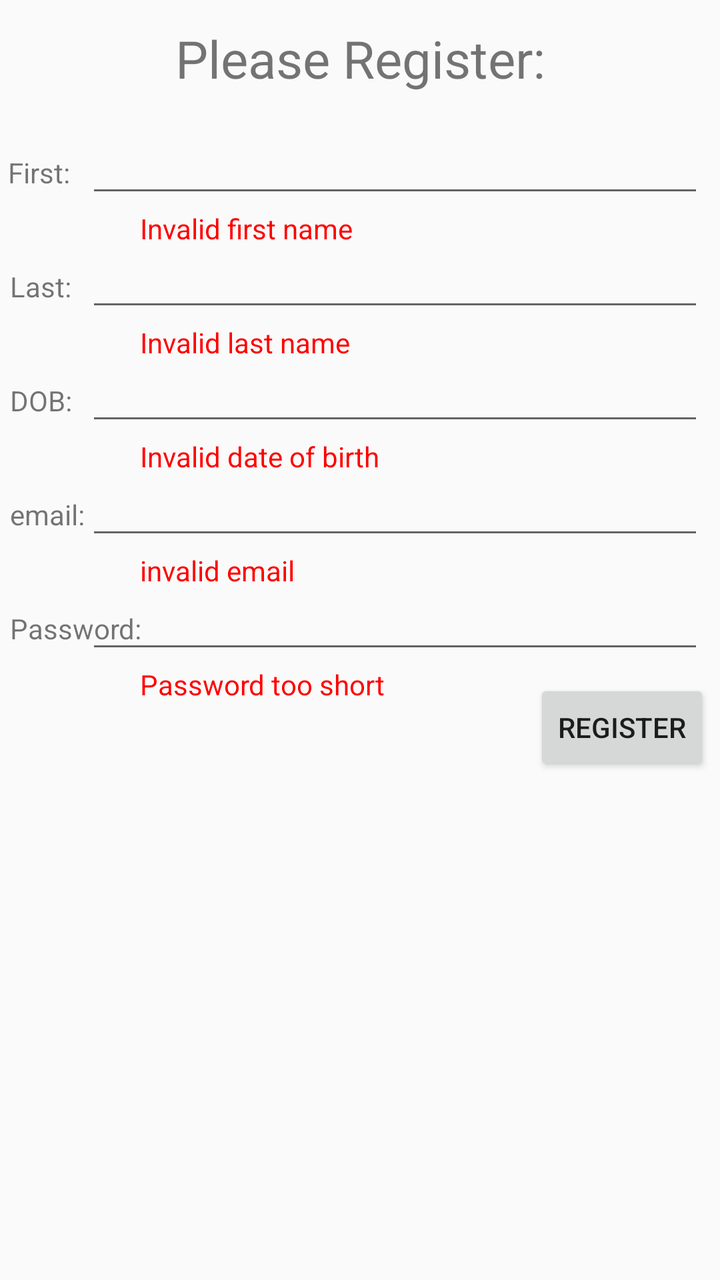
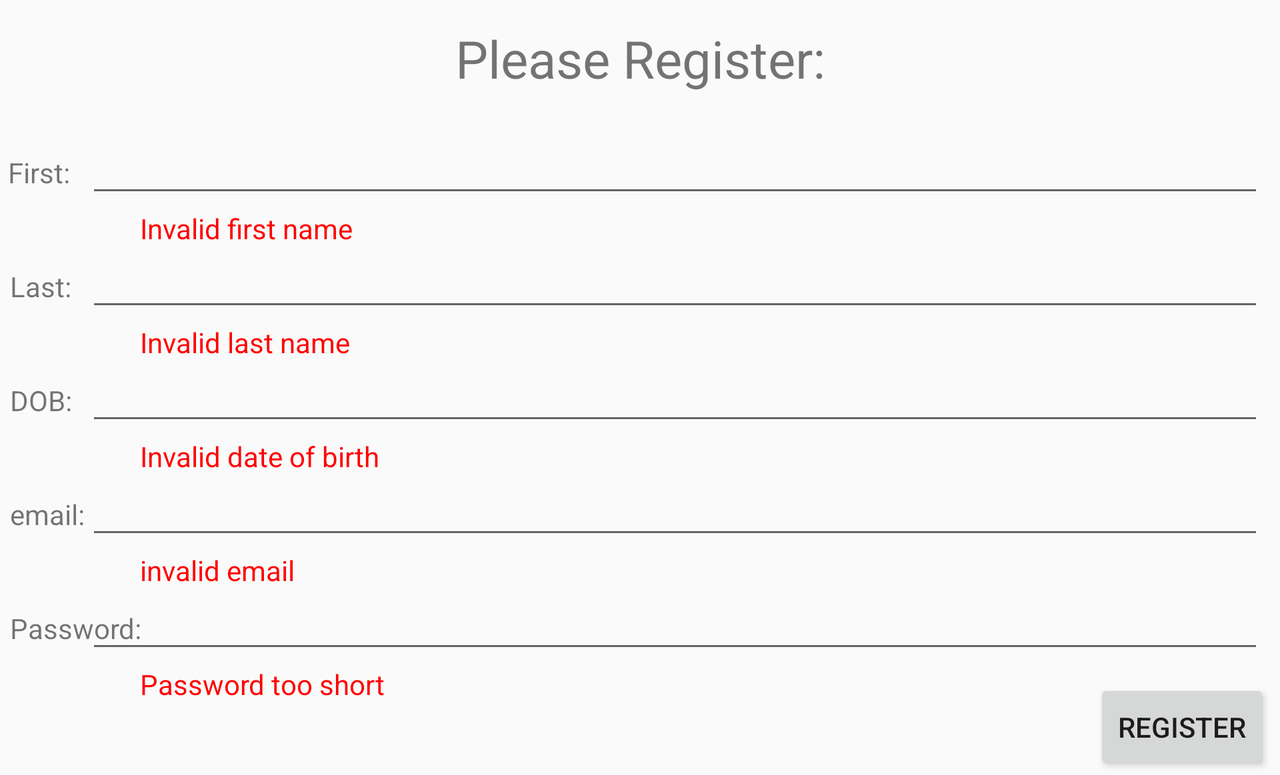

The same Android screen from two of the app's own layout files: first res/layout/ as a phone draws it, then the repository's variant for another configuration, drawn on a device whose configuration selects that folder. Both files follow.
<!-- AndroidManifest.xml: application theme AppTheme -->
<!-- res/layout/activity_register.xml -->
<?xml version="1.0" encoding="utf-8"?>
<androidx.constraintlayout.widget.ConstraintLayout xmlns:android="http://schemas.android.com/apk/res/android"
    xmlns:app="http://schemas.android.com/apk/res-auto"
    xmlns:tools="http://schemas.android.com/tools"
    android:layout_width="match_parent"
    android:layout_height="match_parent">

    <TextView
        android:id="@+id/loginTextView"
        android:textSize="26sp"
        android:text="@string/please_register"
        android:layout_height="wrap_content"
        android:layout_width="wrap_content"
        app:layout_constraintBottom_toTopOf="@id/firstEditText"
        app:layout_constraintRight_toRightOf="parent"
        android:layout_marginTop="4dp"
        android:layout_marginBottom="8dp"
        app:layout_constraintLeft_toLeftOf="parent"
        app:layout_constraintTop_toTopOf="parent" />

    <TextView
        android:text="@string/first"
        android:id="@+id/firstTextView"
        android:layout_height="wrap_content"
        android:layout_width="wrap_content"
        android:layout_marginTop="30dp"
        android:layout_marginLeft="4dp"
        app:layout_constraintTop_toBottomOf="@id/loginTextView"
        app:layout_constraintLeft_toLeftOf="parent" />
    <TextView
        android:textColor="@color/Red"
        android:text="@string/invalid_first_name"
        android:layout_width="wrap_content"
        android:layout_height="wrap_content"
        app:layout_constraintTop_toBottomOf="@+id/firstEditText"
        app:layout_constraintLeft_toLeftOf="parent"
        android:layout_marginLeft="70dp"
        android:layout_marginTop="1dp"
        android:id="@+id/firstnameerrormsg"/>


    <EditText
        android:id="@+id/firstEditText"
        android:layout_width="0dp"
        android:layout_height="wrap_content"
        android:layout_marginLeft="8dp"
        android:layout_marginRight="8dp"
        app:layout_constraintRight_toRightOf="parent"
        app:layout_constraintLeft_toRightOf="@id/firstTextView"
        app:layout_constraintBaseline_toBaselineOf="@id/firstTextView" />

    <TextView
        android:text="@string/last"
        android:layout_height="wrap_content"
        android:layout_width="wrap_content"
        android:id="@+id/lastTextView"
        android:layout_marginLeft="5dp"
        android:layout_marginTop="30dp"
        app:layout_constraintLeft_toLeftOf="parent"
        app:layout_constraintTop_toBottomOf="@id/firstEditText" />
    <TextView
        android:textColor="@color/Red"
        android:text="@string/invalid_last_name"
        android:layout_width="wrap_content"
        android:layout_height="wrap_content"
        app:layout_constraintTop_toBottomOf="@+id/lastEditText"
        app:layout_constraintLeft_toLeftOf="parent"
        android:layout_marginLeft="70dp"
        android:layout_marginTop="1dp"
        android:id="@+id/lastnameerrormsg"/>

    <EditText
        android:id="@+id/lastEditText"
        android:layout_width="0dp"
        android:layout_height="wrap_content"
        android:layout_marginRight="8dp"
        app:layout_constraintRight_toRightOf="parent"
        app:layout_constraintLeft_toLeftOf="@id/firstEditText"
        app:layout_constraintBaseline_toBaselineOf="@id/lastTextView" />
    <TextView
        android:text="@string/dob"
        android:layout_height="wrap_content"
        android:layout_width="wrap_content"
        android:id="@+id/dobTextView"
        android:layout_marginLeft="5dp"
        android:layout_marginTop="30dp"
        app:layout_constraintLeft_toLeftOf="parent"
        app:layout_constraintTop_toBottomOf="@id/lastEditText" />
    <TextView
        android:textColor="@color/Red"
        android:text="@string/invalid_date_of_birth"
        android:layout_width="wrap_content"
        android:layout_height="wrap_content"
        app:layout_constraintTop_toBottomOf="@+id/dobEditText"
        app:layout_constraintLeft_toLeftOf="parent"
        android:layout_marginLeft="70dp"
        android:layout_marginTop="1dp"
        android:id="@+id/doberrormsg"/>

    <EditText
        android:id="@+id/dobEditText"
        android:layout_width="0dp"
        android:layout_height="wrap_content"
        android:layout_marginRight="8dp"
        android:inputType="date"
        app:layout_constraintBaseline_toBaselineOf="@id/dobTextView"
        app:layout_constraintHorizontal_bias="0.0"
        app:layout_constraintLeft_toLeftOf="@id/lastEditText"
        app:layout_constraintRight_toRightOf="parent" />
    <TextView
        android:text="@string/email"
        android:layout_height="wrap_content"
        android:layout_width="wrap_content"
        android:id="@+id/emailTextView"
        android:layout_marginLeft="5dp"
        android:layout_marginTop="30dp"
        app:layout_constraintLeft_toLeftOf="parent"
        app:layout_constraintTop_toBottomOf="@id/dobEditText" />
    <TextView
        android:textColor="@color/Red"
        android:text="@string/invalid_email"
        android:layout_width="wrap_content"
        android:layout_height="wrap_content"
        app:layout_constraintTop_toBottomOf="@+id/emailEditText"
        app:layout_constraintLeft_toLeftOf="parent"
        android:layout_marginLeft="70dp"
        android:layout_marginTop="1dp"
        android:id="@+id/emaileerrormsg"/>

    <EditText
        android:id="@+id/emailEditText"
        android:layout_width="0dp"
        android:layout_height="wrap_content"
        android:layout_marginRight="8dp"
        android:inputType="textEmailAddress"
        app:layout_constraintBaseline_toBaselineOf="@id/emailTextView"
        app:layout_constraintHorizontal_bias="0.0"
        app:layout_constraintLeft_toLeftOf="@id/dobEditText"
        app:layout_constraintRight_toRightOf="parent" />
    <TextView
        android:text="@string/password"
        android:layout_height="wrap_content"
        android:layout_width="wrap_content"
        android:id="@+id/passwordTextView"
        android:layout_marginLeft="5dp"
        android:layout_marginTop="30dp"
        app:layout_constraintLeft_toLeftOf="parent"
        app:layout_constraintTop_toBottomOf="@id/emailEditText" />

    <EditText
        android:id="@+id/passwordEditText"
        android:layout_width="0dp"
        android:layout_height="wrap_content"
        android:layout_marginRight="8dp"
        android:inputType="textPassword"
        app:layout_constraintBaseline_toBaselineOf="@id/passwordTextView"
        app:layout_constraintHorizontal_bias="0.0"
        app:layout_constraintLeft_toLeftOf="@id/emailEditText"
        app:layout_constraintRight_toRightOf="parent" />
    <TextView
        android:textColor="@color/Red"
        android:text="@string/password_too_short"
        android:layout_width="wrap_content"
        android:layout_height="wrap_content"
        android:id="@+id/errormessage"
        android:layout_marginLeft="70dp"
        android:layout_marginTop="1dp"
        app:layout_constraintLeft_toLeftOf="parent"
        app:layout_constraintTop_toBottomOf="@id/passwordEditText" />
        />
    <Button
        android:text="@string/register"
        android:id="@+id/button"
        android:layout_height="wrap_content"
        android:layout_width="wrap_content"
        android:layout_marginTop="8dp"
        android:layout_marginRight="8dp"
        android:layout_marginEnd="5dp"
        app:layout_constraintRight_toRightOf="parent"
        app:layout_constraintTop_toBottomOf="@id/passwordEditText"
        android:onClick="GotoRegisterActivity"/>
</androidx.constraintlayout.widget.ConstraintLayout>
<!-- resources referenced by this layout -->
<resources>
  <color name="Red">#FF0000</color>
  <string name="dob">DOB:</string>
  <string name="email">email:</string>
  <string name="first">First:</string>
  <string name="invalid_date_of_birth">Invalid date of birth</string>
  <string name="invalid_email">invalid email</string>
  <string name="invalid_first_name">Invalid first name</string>
  <string name="invalid_last_name">Invalid last name</string>
  <string name="last">Last:</string>
  <string name="password">Password:</string>
  <string name="password_too_short">Password too short</string>
  <string name="please_register">Please Register:</string>
  <string name="register">Register</string>
  <style name="AppTheme" parent="Theme.AppCompat.Light.DarkActionBar">
          
          <item name="colorPrimary">@color/colorPrimary</item>
          <item name="colorPrimaryDark">@color/colorPrimaryDark</item>
          <item name="colorAccent">@color/colorAccent</item>
      </style>
  <color name="colorPrimary">#6200EE</color>
  <color name="colorPrimaryDark">#3700B3</color>
  <color name="colorAccent">#03DAC5</color>
</resources>
<!-- res/layout-land/activity_register.xml (the repository's variant of the layout above) -->
<!-- drawn on the phone turned sideways -->
<?xml version="1.0" encoding="utf-8"?>
<ScrollView android:layout_height="match_parent" android:layout_width="match_parent"
    xmlns:android="http://schemas.android.com/apk/res/android" >
<androidx.constraintlayout.widget.ConstraintLayout xmlns:android="http://schemas.android.com/apk/res/android"
    xmlns:app="http://schemas.android.com/apk/res-auto"
    xmlns:tools="http://schemas.android.com/tools"
    android:layout_width="match_parent"
    android:layout_height="match_parent">

    <TextView
        android:id="@+id/loginTextView"
        android:textSize="26sp"
        android:text="@string/please_register"
        android:layout_height="wrap_content"
        android:layout_width="wrap_content"
        app:layout_constraintBottom_toTopOf="@id/firstEditText"
        app:layout_constraintRight_toRightOf="parent"
        android:layout_marginTop="4dp"
        android:layout_marginBottom="8dp"
        app:layout_constraintLeft_toLeftOf="parent"
        app:layout_constraintTop_toTopOf="parent" />

    <TextView
        android:text="@string/first"
        android:id="@+id/firstTextView"
        android:layout_height="wrap_content"
        android:layout_width="wrap_content"
        android:layout_marginTop="30dp"
        android:layout_marginLeft="4dp"
        app:layout_constraintTop_toBottomOf="@id/loginTextView"
        app:layout_constraintLeft_toLeftOf="parent" />
    <TextView
        android:textColor="@color/Red"
        android:text="@string/invalid_first_name"
        android:layout_width="wrap_content"
        android:layout_height="wrap_content"
        app:layout_constraintTop_toBottomOf="@+id/firstEditText"
        app:layout_constraintLeft_toLeftOf="parent"
        android:layout_marginLeft="70dp"
        android:layout_marginTop="1dp"
        android:id="@+id/firstnameerrormsg"/>


    <EditText
        android:id="@+id/firstEditText"
        android:layout_width="0dp"
        android:layout_height="wrap_content"
        android:layout_marginLeft="8dp"
        android:layout_marginRight="8dp"
        app:layout_constraintRight_toRightOf="parent"
        app:layout_constraintLeft_toRightOf="@id/firstTextView"
        app:layout_constraintBaseline_toBaselineOf="@id/firstTextView" />

    <TextView
        android:text="@string/last"
        android:layout_height="wrap_content"
        android:layout_width="wrap_content"
        android:id="@+id/lastTextView"
        android:layout_marginLeft="5dp"
        android:layout_marginTop="30dp"
        app:layout_constraintLeft_toLeftOf="parent"
        app:layout_constraintTop_toBottomOf="@id/firstEditText" />
    <TextView
        android:textColor="@color/Red"
        android:text="@string/invalid_last_name"
        android:layout_width="wrap_content"
        android:layout_height="wrap_content"
        app:layout_constraintTop_toBottomOf="@+id/lastEditText"
        app:layout_constraintLeft_toLeftOf="parent"
        android:layout_marginLeft="70dp"
        android:layout_marginTop="1dp"
        android:id="@+id/lastnameerrormsg"/>

    <EditText
        android:id="@+id/lastEditText"
        android:layout_width="0dp"
        android:layout_height="wrap_content"
        android:layout_marginRight="8dp"
        app:layout_constraintRight_toRightOf="parent"
        app:layout_constraintLeft_toLeftOf="@id/firstEditText"
        app:layout_constraintBaseline_toBaselineOf="@id/lastTextView" />
    <TextView
        android:text="@string/dob"
        android:layout_height="wrap_content"
        android:layout_width="wrap_content"
        android:id="@+id/dobTextView"
        android:layout_marginLeft="5dp"
        android:layout_marginTop="30dp"
        app:layout_constraintLeft_toLeftOf="parent"
        app:layout_constraintTop_toBottomOf="@id/lastEditText" />
    <TextView
        android:textColor="@color/Red"
        android:text="@string/invalid_date_of_birth"
        android:layout_width="wrap_content"
        android:layout_height="wrap_content"
        app:layout_constraintTop_toBottomOf="@+id/dobEditText"
        app:layout_constraintLeft_toLeftOf="parent"
        android:layout_marginLeft="70dp"
        android:layout_marginTop="1dp"
        android:id="@+id/doberrormsg"/>

    <EditText
        android:id="@+id/dobEditText"
        android:layout_width="0dp"
        android:layout_height="wrap_content"
        android:layout_marginRight="8dp"
        android:inputType="date"
        app:layout_constraintBaseline_toBaselineOf="@id/dobTextView"
        app:layout_constraintHorizontal_bias="0.0"
        app:layout_constraintLeft_toLeftOf="@id/lastEditText"
        app:layout_constraintRight_toRightOf="parent" />
    <TextView
        android:text="@string/email"
        android:layout_height="wrap_content"
        android:layout_width="wrap_content"
        android:id="@+id/emailTextView"
        android:layout_marginLeft="5dp"
        android:layout_marginTop="30dp"
        app:layout_constraintLeft_toLeftOf="parent"
        app:layout_constraintTop_toBottomOf="@id/dobEditText" />
    <TextView
        android:textColor="@color/Red"
        android:text="@string/invalid_email"
        android:layout_width="wrap_content"
        android:layout_height="wrap_content"
        app:layout_constraintTop_toBottomOf="@+id/emailEditText"
        app:layout_constraintLeft_toLeftOf="parent"
        android:layout_marginLeft="70dp"
        android:layout_marginTop="1dp"
        android:id="@+id/emaileerrormsg"/>

    <EditText
        android:id="@+id/emailEditText"
        android:layout_width="0dp"
        android:layout_height="wrap_content"
        android:layout_marginRight="8dp"
        android:inputType="textEmailAddress"
        app:layout_constraintBaseline_toBaselineOf="@id/emailTextView"
        app:layout_constraintHorizontal_bias="0.0"
        app:layout_constraintLeft_toLeftOf="@id/dobEditText"
        app:layout_constraintRight_toRightOf="parent" />
    <TextView
        android:text="@string/password"
        android:layout_height="wrap_content"
        android:layout_width="wrap_content"
        android:id="@+id/passwordTextView"
        android:layout_marginLeft="5dp"
        android:layout_marginTop="30dp"
        app:layout_constraintLeft_toLeftOf="parent"
        app:layout_constraintTop_toBottomOf="@id/emailEditText" />

    <EditText
        android:id="@+id/passwordEditText"
        android:layout_width="0dp"
        android:layout_height="wrap_content"
        android:layout_marginRight="8dp"
        android:inputType="textPassword"
        app:layout_constraintBaseline_toBaselineOf="@id/passwordTextView"
        app:layout_constraintHorizontal_bias="0.0"
        app:layout_constraintLeft_toLeftOf="@id/emailEditText"
        app:layout_constraintRight_toRightOf="parent" />
    <TextView
        android:textColor="@color/Red"
        android:text="@string/password_too_short"
        android:layout_width="wrap_content"
        android:layout_height="wrap_content"
        android:id="@+id/errormessage"
        android:layout_marginLeft="70dp"
        android:layout_marginTop="1dp"
        app:layout_constraintLeft_toLeftOf="parent"
        app:layout_constraintTop_toBottomOf="@id/passwordEditText" />
        />
    <Button
        android:text="@string/register"
        android:id="@+id/button"
        android:layout_height="wrap_content"
        android:layout_width="wrap_content"
        android:layout_marginTop="8dp"
        android:layout_marginRight="8dp"
        android:layout_marginEnd="5dp"
        app:layout_constraintRight_toRightOf="parent"
        app:layout_constraintTop_toBottomOf="@id/passwordEditText"
        android:onClick="GotoRegisterActivity"/>
</androidx.constraintlayout.widget.ConstraintLayout>
</ScrollView>
